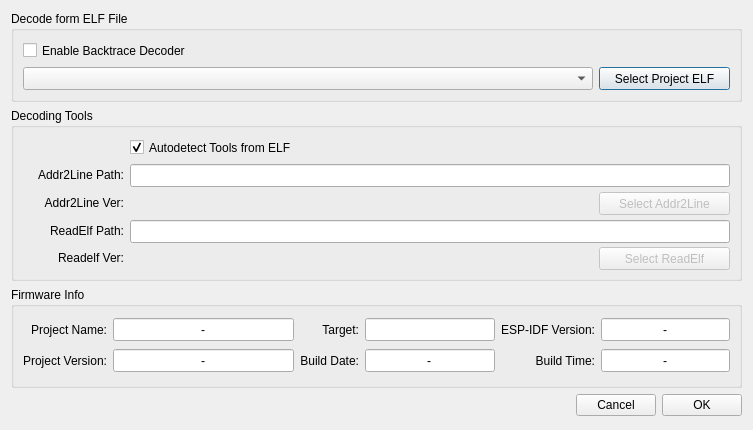
<?xml version="1.0" encoding="UTF-8"?>
<ui version="4.0">
 <class>settingsDialog</class>
 <widget class="QDialog" name="settingsDialog">
  <property name="geometry">
   <rect>
    <x>0</x>
    <y>0</y>
    <width>753</width>
    <height>430</height>
   </rect>
  </property>
  <property name="windowTitle">
   <string>ESP-IDF Backtrace Settings</string>
  </property>
  <layout class="QGridLayout" name="gridLayout">
   <item row="4" column="2">
    <spacer name="verticalSpacer">
     <property name="orientation">
      <enum>Qt::Vertical</enum>
     </property>
     <property name="sizeHint" stdset="0">
      <size>
       <width>20</width>
       <height>7</height>
      </size>
     </property>
    </spacer>
   </item>
   <item row="0" column="0" colspan="3">
    <widget class="QGroupBox" name="grpBox_Decode">
     <property name="minimumSize">
      <size>
       <width>0</width>
       <height>91</height>
      </size>
     </property>
     <property name="title">
      <string>Decode form ELF File</string>
     </property>
     <property name="checkable">
      <bool>false</bool>
     </property>
     <property name="checked">
      <bool>false</bool>
     </property>
     <layout class="QGridLayout" name="gridLayout_4">
      <item row="1" column="1">
       <widget class="QPushButton" name="pb_openProjectElf">
        <property name="sizePolicy">
         <sizepolicy hsizetype="Fixed" vsizetype="Fixed">
          <horstretch>0</horstretch>
          <verstretch>0</verstretch>
         </sizepolicy>
        </property>
        <property name="minimumSize">
         <size>
          <width>131</width>
          <height>23</height>
         </size>
        </property>
        <property name="text">
         <string>Select Project ELF</string>
        </property>
       </widget>
      </item>
      <item row="1" column="0">
       <widget class="QComboBox" name="comBox_projecElfFile">
        <property name="sizePolicy">
         <sizepolicy hsizetype="Expanding" vsizetype="Fixed">
          <horstretch>0</horstretch>
          <verstretch>0</verstretch>
         </sizepolicy>
        </property>
        <property name="minimumSize">
         <size>
          <width>400</width>
          <height>23</height>
         </size>
        </property>
        <property name="editable">
         <bool>false</bool>
        </property>
        <property name="maxVisibleItems">
         <number>10</number>
        </property>
        <property name="insertPolicy">
         <enum>QComboBox::InsertAtTop</enum>
        </property>
        <property name="minimumContentsLength">
         <number>2</number>
        </property>
        <property name="frame">
         <bool>true</bool>
        </property>
       </widget>
      </item>
      <item row="0" column="0">
       <widget class="QCheckBox" name="chkBox_backtraceDecode">
        <property name="minimumSize">
         <size>
          <width>0</width>
          <height>21</height>
         </size>
        </property>
        <property name="layoutDirection">
         <enum>Qt::LeftToRight</enum>
        </property>
        <property name="text">
         <string>Enable Backtrace Decoder</string>
        </property>
        <property name="checked">
         <bool>false</bool>
        </property>
       </widget>
      </item>
     </layout>
    </widget>
   </item>
   <item row="1" column="0" colspan="3">
    <widget class="QGroupBox" name="grpBox_Tools">
     <property name="minimumSize">
      <size>
       <width>500</width>
       <height>171</height>
      </size>
     </property>
     <property name="title">
      <string>Decoding Tools</string>
     </property>
     <property name="checkable">
      <bool>false</bool>
     </property>
     <layout class="QGridLayout" name="gridLayout_3">
      <item row="1" column="0">
       <widget class="QLabel" name="label">
        <property name="sizePolicy">
         <sizepolicy hsizetype="Fixed" vsizetype="Preferred">
          <horstretch>0</horstretch>
          <verstretch>0</verstretch>
         </sizepolicy>
        </property>
        <property name="minimumSize">
         <size>
          <width>101</width>
          <height>0</height>
         </size>
        </property>
        <property name="text">
         <string>Addr2Line Path:</string>
        </property>
        <property name="alignment">
         <set>Qt::AlignRight|Qt::AlignTrailing|Qt::AlignVCenter</set>
        </property>
       </widget>
      </item>
      <item row="2" column="0">
       <widget class="QLabel" name="label_2">
        <property name="enabled">
         <bool>true</bool>
        </property>
        <property name="sizePolicy">
         <sizepolicy hsizetype="Fixed" vsizetype="Preferred">
          <horstretch>0</horstretch>
          <verstretch>0</verstretch>
         </sizepolicy>
        </property>
        <property name="minimumSize">
         <size>
          <width>101</width>
          <height>19</height>
         </size>
        </property>
        <property name="text">
         <string>Addr2Line Ver:</string>
        </property>
        <property name="alignment">
         <set>Qt::AlignRight|Qt::AlignTrailing|Qt::AlignVCenter</set>
        </property>
       </widget>
      </item>
      <item row="4" column="1">
       <widget class="QLabel" name="label_verReadelf">
        <property name="text">
         <string/>
        </property>
       </widget>
      </item>
      <item row="1" column="1" colspan="2">
       <widget class="QLineEdit" name="lnEd_pathAddr2Line">
        <property name="sizePolicy">
         <sizepolicy hsizetype="MinimumExpanding" vsizetype="Fixed">
          <horstretch>0</horstretch>
          <verstretch>0</verstretch>
         </sizepolicy>
        </property>
        <property name="minimumSize">
         <size>
          <width>300</width>
          <height>23</height>
         </size>
        </property>
        <property name="frame">
         <bool>true</bool>
        </property>
        <property name="alignment">
         <set>Qt::AlignLeading|Qt::AlignLeft|Qt::AlignVCenter</set>
        </property>
        <property name="readOnly">
         <bool>true</bool>
        </property>
       </widget>
      </item>
      <item row="3" column="0">
       <widget class="QLabel" name="label_5">
        <property name="sizePolicy">
         <sizepolicy hsizetype="Fixed" vsizetype="Preferred">
          <horstretch>0</horstretch>
          <verstretch>0</verstretch>
         </sizepolicy>
        </property>
        <property name="minimumSize">
         <size>
          <width>101</width>
          <height>0</height>
         </size>
        </property>
        <property name="text">
         <string>ReadElf Path:</string>
        </property>
        <property name="alignment">
         <set>Qt::AlignRight|Qt::AlignTrailing|Qt::AlignVCenter</set>
        </property>
       </widget>
      </item>
      <item row="4" column="2">
       <widget class="QPushButton" name="pb_selectReadElf">
        <property name="enabled">
         <bool>false</bool>
        </property>
        <property name="sizePolicy">
         <sizepolicy hsizetype="Fixed" vsizetype="Fixed">
          <horstretch>0</horstretch>
          <verstretch>0</verstretch>
         </sizepolicy>
        </property>
        <property name="minimumSize">
         <size>
          <width>131</width>
          <height>23</height>
         </size>
        </property>
        <property name="text">
         <string>Select ReadElf</string>
        </property>
       </widget>
      </item>
      <item row="2" column="2">
       <widget class="QPushButton" name="pb_selectAddr2Line">
        <property name="enabled">
         <bool>false</bool>
        </property>
        <property name="sizePolicy">
         <sizepolicy hsizetype="Fixed" vsizetype="Fixed">
          <horstretch>0</horstretch>
          <verstretch>0</verstretch>
         </sizepolicy>
        </property>
        <property name="minimumSize">
         <size>
          <width>131</width>
          <height>23</height>
         </size>
        </property>
        <property name="text">
         <string>Select Addr2Line</string>
        </property>
       </widget>
      </item>
      <item row="3" column="1" colspan="2">
       <widget class="QLineEdit" name="lnEd_pathReadElf">
        <property name="sizePolicy">
         <sizepolicy hsizetype="MinimumExpanding" vsizetype="Fixed">
          <horstretch>0</horstretch>
          <verstretch>0</verstretch>
         </sizepolicy>
        </property>
        <property name="minimumSize">
         <size>
          <width>300</width>
          <height>23</height>
         </size>
        </property>
        <property name="frame">
         <bool>true</bool>
        </property>
        <property name="alignment">
         <set>Qt::AlignLeading|Qt::AlignLeft|Qt::AlignVCenter</set>
        </property>
        <property name="readOnly">
         <bool>true</bool>
        </property>
       </widget>
      </item>
      <item row="2" column="1">
       <widget class="QLabel" name="label_verAddr2Line">
        <property name="text">
         <string/>
        </property>
       </widget>
      </item>
      <item row="4" column="0">
       <widget class="QLabel" name="label_3">
        <property name="enabled">
         <bool>true</bool>
        </property>
        <property name="sizePolicy">
         <sizepolicy hsizetype="Fixed" vsizetype="Preferred">
          <horstretch>0</horstretch>
          <verstretch>0</verstretch>
         </sizepolicy>
        </property>
        <property name="minimumSize">
         <size>
          <width>101</width>
          <height>19</height>
         </size>
        </property>
        <property name="text">
         <string>Readelf Ver:</string>
        </property>
        <property name="alignment">
         <set>Qt::AlignRight|Qt::AlignTrailing|Qt::AlignVCenter</set>
        </property>
       </widget>
      </item>
      <item row="0" column="1">
       <widget class="QCheckBox" name="chkBox_autodetectTools">
        <property name="minimumSize">
         <size>
          <width>0</width>
          <height>21</height>
         </size>
        </property>
        <property name="layoutDirection">
         <enum>Qt::LeftToRight</enum>
        </property>
        <property name="text">
         <string>Autodetect Tools from ELF</string>
        </property>
        <property name="checked">
         <bool>true</bool>
        </property>
       </widget>
      </item>
     </layout>
    </widget>
   </item>
   <item row="2" column="0" colspan="3">
    <widget class="QGroupBox" name="grpBox_FWInfo">
     <property name="enabled">
      <bool>true</bool>
     </property>
     <property name="minimumSize">
      <size>
       <width>0</width>
       <height>101</height>
      </size>
     </property>
     <property name="title">
      <string>Firmware Info</string>
     </property>
     <property name="flat">
      <bool>false</bool>
     </property>
     <property name="checkable">
      <bool>false</bool>
     </property>
     <layout class="QGridLayout" name="gridLayout_2">
      <item row="0" column="0">
       <widget class="QLabel" name="label_14">
        <property name="text">
         <string>Project Name:</string>
        </property>
        <property name="alignment">
         <set>Qt::AlignRight|Qt::AlignTrailing|Qt::AlignVCenter</set>
        </property>
       </widget>
      </item>
      <item row="2" column="2">
       <widget class="QLabel" name="label_10">
        <property name="text">
         <string>Build Date:</string>
        </property>
        <property name="alignment">
         <set>Qt::AlignRight|Qt::AlignTrailing|Qt::AlignVCenter</set>
        </property>
       </widget>
      </item>
      <item row="2" column="4">
       <widget class="QLabel" name="label_11">
        <property name="text">
         <string>Build Time:</string>
        </property>
        <property name="alignment">
         <set>Qt::AlignRight|Qt::AlignTrailing|Qt::AlignVCenter</set>
        </property>
       </widget>
      </item>
      <item row="2" column="0">
       <widget class="QLabel" name="label_18">
        <property name="text">
         <string>Project Version:</string>
        </property>
        <property name="alignment">
         <set>Qt::AlignRight|Qt::AlignTrailing|Qt::AlignVCenter</set>
        </property>
       </widget>
      </item>
      <item row="2" column="5">
       <widget class="QLineEdit" name="lnEd_FwBuildTime">
        <property name="enabled">
         <bool>true</bool>
        </property>
        <property name="sizePolicy">
         <sizepolicy hsizetype="Expanding" vsizetype="Fixed">
          <horstretch>0</horstretch>
          <verstretch>0</verstretch>
         </sizepolicy>
        </property>
        <property name="minimumSize">
         <size>
          <width>71</width>
          <height>23</height>
         </size>
        </property>
        <property name="text">
         <string>-</string>
        </property>
        <property name="maxLength">
         <number>32</number>
        </property>
        <property name="frame">
         <bool>true</bool>
        </property>
        <property name="alignment">
         <set>Qt::AlignCenter</set>
        </property>
        <property name="readOnly">
         <bool>false</bool>
        </property>
       </widget>
      </item>
      <item row="2" column="1">
       <widget class="QLineEdit" name="lnEd_FwAppVer">
        <property name="enabled">
         <bool>true</bool>
        </property>
        <property name="sizePolicy">
         <sizepolicy hsizetype="MinimumExpanding" vsizetype="Fixed">
          <horstretch>0</horstretch>
          <verstretch>0</verstretch>
         </sizepolicy>
        </property>
        <property name="minimumSize">
         <size>
          <width>81</width>
          <height>23</height>
         </size>
        </property>
        <property name="text">
         <string>-</string>
        </property>
        <property name="maxLength">
         <number>32</number>
        </property>
        <property name="frame">
         <bool>true</bool>
        </property>
        <property name="alignment">
         <set>Qt::AlignCenter</set>
        </property>
        <property name="readOnly">
         <bool>true</bool>
        </property>
       </widget>
      </item>
      <item row="2" column="3">
       <widget class="QLineEdit" name="lnEd_FwBuildDate">
        <property name="enabled">
         <bool>true</bool>
        </property>
        <property name="sizePolicy">
         <sizepolicy hsizetype="Expanding" vsizetype="Fixed">
          <horstretch>0</horstretch>
          <verstretch>0</verstretch>
         </sizepolicy>
        </property>
        <property name="minimumSize">
         <size>
          <width>71</width>
          <height>23</height>
         </size>
        </property>
        <property name="text">
         <string>-</string>
        </property>
        <property name="maxLength">
         <number>32</number>
        </property>
        <property name="frame">
         <bool>true</bool>
        </property>
        <property name="alignment">
         <set>Qt::AlignCenter</set>
        </property>
        <property name="readOnly">
         <bool>false</bool>
        </property>
       </widget>
      </item>
      <item row="0" column="1">
       <widget class="QLineEdit" name="lnEd_FwName">
        <property name="enabled">
         <bool>true</bool>
        </property>
        <property name="minimumSize">
         <size>
          <width>181</width>
          <height>23</height>
         </size>
        </property>
        <property name="text">
         <string>-</string>
        </property>
        <property name="alignment">
         <set>Qt::AlignCenter</set>
        </property>
        <property name="readOnly">
         <bool>true</bool>
        </property>
       </widget>
      </item>
      <item row="0" column="2">
       <widget class="QLabel" name="label_4">
        <property name="text">
         <string>Target:</string>
        </property>
        <property name="alignment">
         <set>Qt::AlignRight|Qt::AlignTrailing|Qt::AlignVCenter</set>
        </property>
       </widget>
      </item>
      <item row="0" column="3">
       <widget class="QLineEdit" name="lnEd_target">
        <property name="sizePolicy">
         <sizepolicy hsizetype="MinimumExpanding" vsizetype="Fixed">
          <horstretch>0</horstretch>
          <verstretch>0</verstretch>
         </sizepolicy>
        </property>
        <property name="minimumSize">
         <size>
          <width>61</width>
          <height>23</height>
         </size>
        </property>
        <property name="frame">
         <bool>true</bool>
        </property>
        <property name="alignment">
         <set>Qt::AlignCenter</set>
        </property>
        <property name="readOnly">
         <bool>true</bool>
        </property>
       </widget>
      </item>
      <item row="0" column="4">
       <widget class="QLabel" name="label_9">
        <property name="sizePolicy">
         <sizepolicy hsizetype="Minimum" vsizetype="Preferred">
          <horstretch>0</horstretch>
          <verstretch>0</verstretch>
         </sizepolicy>
        </property>
        <property name="text">
         <string>ESP-IDF Version:</string>
        </property>
        <property name="alignment">
         <set>Qt::AlignRight|Qt::AlignTrailing|Qt::AlignVCenter</set>
        </property>
       </widget>
      </item>
      <item row="0" column="5">
       <widget class="QLineEdit" name="lnEd_FwIDFVer">
        <property name="enabled">
         <bool>true</bool>
        </property>
        <property name="sizePolicy">
         <sizepolicy hsizetype="MinimumExpanding" vsizetype="Fixed">
          <horstretch>0</horstretch>
          <verstretch>0</verstretch>
         </sizepolicy>
        </property>
        <property name="minimumSize">
         <size>
          <width>81</width>
          <height>23</height>
         </size>
        </property>
        <property name="text">
         <string>-</string>
        </property>
        <property name="maxLength">
         <number>32</number>
        </property>
        <property name="frame">
         <bool>true</bool>
        </property>
        <property name="alignment">
         <set>Qt::AlignCenter</set>
        </property>
        <property name="readOnly">
         <bool>true</bool>
        </property>
       </widget>
      </item>
     </layout>
    </widget>
   </item>
   <item row="3" column="2">
    <widget class="QPushButton" name="pbOk">
     <property name="text">
      <string>OK</string>
     </property>
    </widget>
   </item>
   <item row="3" column="1">
    <widget class="QPushButton" name="pbCancel">
     <property name="text">
      <string>Cancel</string>
     </property>
    </widget>
   </item>
   <item row="3" column="0">
    <spacer name="horizontalSpacer">
     <property name="orientation">
      <enum>Qt::Horizontal</enum>
     </property>
     <property name="sizeHint" stdset="0">
      <size>
       <width>537</width>
       <height>20</height>
      </size>
     </property>
    </spacer>
   </item>
  </layout>
 </widget>
 <resources/>
 <connections/>
</ui>
